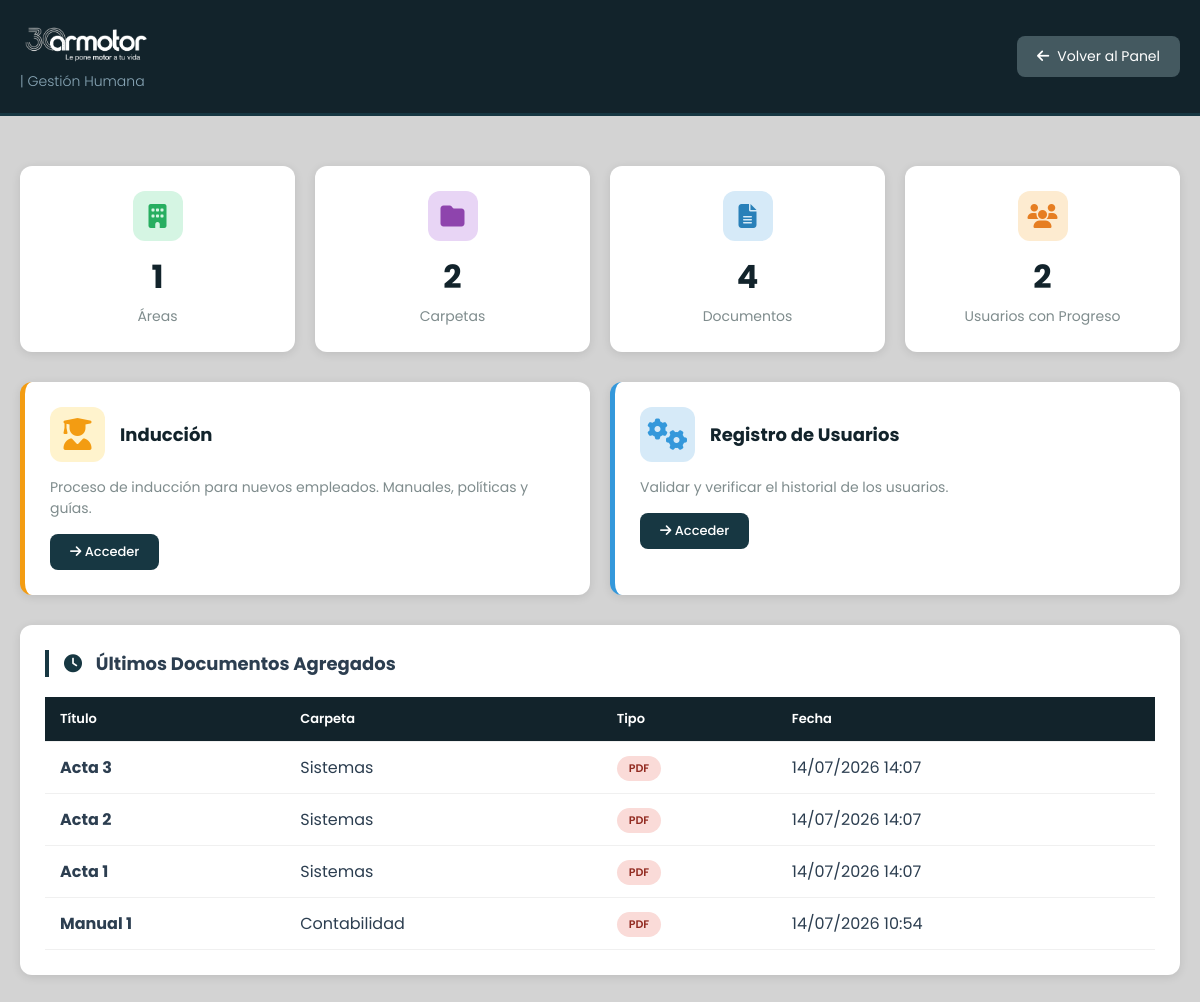
Page /admin/gestion_humana/index.php (signed in) on the committed database.
### tables this page shows
CREATE TABLE `documentos_gestion_humana` (
  `id` int NOT NULL AUTO_INCREMENT,
  `categoria_id` int NOT NULL,
  `titulo` varchar(200) NOT NULL,
  `descripcion` varchar(500) DEFAULT NULL,
  `tipo_archivo` enum('pdf','video','word','excel','link','imagen') DEFAULT 'pdf',
  `url` varchar(500) NOT NULL,
  `duracion_minutos` int DEFAULT NULL,
  `tamano_bytes` bigint DEFAULT NULL,
  `vistas` int DEFAULT '0',
  `orden` int DEFAULT '0',
  `activo` tinyint DEFAULT '1',
  `creado_por` int DEFAULT NULL,
  `fecha_creacion` datetime DEFAULT CURRENT_TIMESTAMP,
  PRIMARY KEY (`id`),
  KEY `categoria_id` (`categoria_id`),
  KEY `idx_activo` (`activo`),
  KEY `documentos_gestion_humana_ibfk_2` (`creado_por`),
  CONSTRAINT `documentos_gestion_humana_ibfk_1` FOREIGN KEY (`categoria_id`) REFERENCES `categorias_gestion_humana` (`id`) ON DELETE CASCADE,
  CONSTRAINT `documentos_gestion_humana_ibfk_2` FOREIGN KEY (`creado_por`) REFERENCES `usuarios` (`id`) ON DELETE SET NULL
);

CREATE TABLE `categorias_gestion_humana` (
  `id` int NOT NULL AUTO_INCREMENT,
  `nombre` varchar(100) NOT NULL,
  `descripcion` text,
  `tipo` enum('area','subarea','carpeta') DEFAULT 'area',
  `orden` int DEFAULT '0',
  `activo` tinyint DEFAULT '1',
  `padre_id` int DEFAULT NULL,
  `fecha_creacion` datetime DEFAULT CURRENT_TIMESTAMP,
  `quiz_url` varchar(500) DEFAULT NULL COMMENT 'URL del formulario de quiz',
  PRIMARY KEY (`id`),
  KEY `padre_id` (`padre_id`),
  CONSTRAINT `categorias_gestion_humana_ibfk_1` FOREIGN KEY (`padre_id`) REFERENCES `categorias_gestion_humana` (`id`) ON DELETE CASCADE
);

### admin/gestion_humana/index.php (the view, shortened to what this page needs)
<?php
require_once '../../includes/auth_check.php';
$stmt = $pdo->query("SELECT COUNT(*) as total FROM categorias_gestion_humana WHERE tipo = 'area'");
$total_areas = $stmt->fetch(PDO::FETCH_ASSOC)['total'];
$stmt = $pdo->query("SELECT COUNT(*) as total FROM categorias_gestion_humana WHERE tipo = 'carpeta'");
$total_carpetas = $stmt->fetch(PDO::FETCH_ASSOC)['total'];
$stmt = $pdo->query("SELECT COUNT(*) as total FROM documentos_gestion_humana");
$total_documentos = $stmt->fetch(PDO::FETCH_ASSOC)['total'];
$stmt = $pdo->query("SELECT COUNT(DISTINCT usuario_id) as total FROM progreso_gestion_humana");
$total_usuarios_progreso = $stmt->fetch(PDO::FETCH_ASSOC)['total'];
$stmt = $pdo->query("
    SELECT d.*, c.nombre as carpeta
    FROM documentos_gestion_humana d
    JOIN categorias_gestion_humana c ON d.categoria_id = c.id
    ORDER BY d.fecha_creacion DESC
    LIMIT 5
");
$ultimos_documentos = $stmt->fetchAll(PDO::FETCH_ASSOC);
?>
<!DOCTYPE html>
<html lang="es">
<head>
    <link rel="stylesheet" href="https://cdnjs.cloudflare.com/ajax/libs/font-awesome/6.5.1/css/all.min.css">
</head>
<body>
    <header class="header">
        <div class="container">
            <div class="logo">
                <img src="../../uploads/logo/30-años-blanco.webp" alt="logo intranet" style="display: flex; width: 130px;">
                <small>| Gestión Humana</small>
            </div>
            <a href="../index.php" class="btn-volver">
                <i class="fas fa-arrow-left"></i> Volver al Panel
            </a>
        </div>
    </header>
    <div class="container">
        <div class="dashboard-cards">
            <div class="card-dashboard">
                <div class="icon areas"><i class="fas fa-building"></i></div>
                <div class="numero"><?php echo $total_areas; ?></div>
                <div class="label">Áreas</div>
            </div>
            <div class="card-dashboard">
                <div class="icon carpetas"><i class="fas fa-folder"></i></div>
                <div class="numero"><?php echo $total_carpetas; ?></div>
                <div class="label">Carpetas</div>
            </div>
            <div class="card-dashboard">
                <div class="icon documentos"><i class="fas fa-file-alt"></i></div>
                <div class="numero"><?php echo $total_documentos; ?></div>
                <div class="label">Documentos</div>
            </div>
            <div class="card-dashboard">
                <div class="icon usuarios"><i class="fas fa-users"></i></div>
                <div class="numero"><?php echo $total_usuarios_progreso; ?></div>
                <div class="label">Usuarios con Progreso</div>
            </div>
        </div>
        <div class="modulos-grid">
            <a href="induccion/index.php" class="modulo-card induccion">
                <div class="modulo-icon">
                    <i class="fas fa-user-graduate"></i>
                    <div>
                        <h3>Inducción</h3>
                    </div>
                </div>
                <p>Proceso de inducción para nuevos empleados. Manuales, políticas y guías.</p>
                <span class="btn-acceder">
                    <i class="fas fa-arrow-right"></i> Acceder
                </span>
            </a>
            <a href="regis_usuarios/index.php" class="modulo-card administracion">
                <div class="modulo-icon">
                    <i class="fas fa-cogs"></i>
                    <div>
                        <h3>Registro de Usuarios</h3>
                    </div>
                </div>
                <p>Validar y verificar el historial de los usuarios.</p>
                <span class="btn-acceder">
                    <i class="fas fa-arrow-right"></i> Acceder
                </span>
            </a>
        </div>
        <div class="card">
            <h2><i class="fas fa-clock"></i> Últimos Documentos Agregados</h2>
            <?php if (empty($ultimos_documentos)): ?>
                <div class="empty-state">
                    <i class="fas fa-file-alt"></i>
                    <p>No hay documentos registrados aún.</p>
                </div>
            <?php else: ?>
                <div class="table-responsive">
                    <table>
                        <thead>
                            <tr>
                                <th>Título</th>
                                <th>Carpeta</th>
                                <th>Tipo</th>
                                <th>Fecha</th>
                            </tr>
                        </thead>
                        <tbody>
                            <?php foreach ($ultimos_documentos as $doc): ?>
                                <tr>
                                    <td><strong><?php echo htmlspecialchars($doc['titulo']); ?></strong></td>
                                    <td><?php echo htmlspecialchars($doc['carpeta']); ?></td>
                                    <td>
                                        <span class="badge badge-<?php echo $doc['tipo_archivo']; ?>">
                                            <?php echo strtoupper($doc['tipo_archivo']); ?>
                                        </span>
                                    </td>
                                    <td><?php echo date('d/m/Y H:i', strtotime($doc['fecha_creacion'])); ?></td>
                                </tr>
                            <?php endforeach; ?>
                        </tbody>
                    </table>
                </div>
            <?php endif; ?>
        </div>
    </div>
</body>
</html>

### admin/gestion_humana/index.php (style rules this page uses)
* { margin: 0; padding: 0; box-sizing: border-box; }
body { font-family: 'Poppins', sans-serif; background: #d3d3d3; color: #2c3e50; }
.container { max-width: 1200px; margin: 0 auto; padding: 20px; }
.header { background: #12232b; margin-bottom: 30px; border-bottom: 3px solid #173742; }
.header .container { display: flex; justify-content: space-between; align-items: center; }
.logo small { color: #8aa8b8; font-size: 14px; font-weight: 300; }
.btn-volver { background: #445960; color: white; padding: 10px 20px; text-decoration: none; border-radius: 8px; transition: all 0.3s ease; font-size: 14px; display: inline-flex; align-items: center; gap: 8px; }
.dashboard-cards { display: grid; grid-template-columns: repeat(auto-fit, minmax(200px, 1fr)); gap: 20px; margin-bottom: 30px; }
.card-dashboard { background: white; border-radius: 12px; padding: 25px 20px; text-align: center; box-shadow: 0 2px 10px rgba(0,0,0,0.1); transition: transform 0.3s; }
.card-dashboard .icon { width: 50px; height: 50px; border-radius: 12px; display: flex; align-items: center; justify-content: center; margin: 0 auto 12px; }
.card-dashboard .icon.areas { background: #d5f5e3; color: #27ae60; }
.card-dashboard .icon.carpetas { background: #e8d5f5; color: #8e44ad; }
.card-dashboard .icon.documentos { background: #d6eaf8; color: #2980b9; }
.card-dashboard .icon.usuarios { background: #fdebd0; color: #e67e22; }
.card-dashboard .icon i { font-size: 24px; }
.card-dashboard .numero { font-size: 32px; font-weight: 700; color: #12232b; }
.card-dashboard .label { font-size: 14px; color: #7f8c8d; margin-top: 5px; }
.modulos-grid { display: grid; grid-template-columns: repeat(auto-fit, minmax(280px, 1fr)); gap: 20px; margin-bottom: 30px; }
.modulo-card { background: white; border-radius: 12px; padding: 25px; box-shadow: 0 2px 10px rgba(0,0,0,0.1); transition: all 0.3s; text-decoration: none; color: #2c3e50; display: block; border-left: 5px solid #173742; }
.modulo-card .modulo-icon { display: flex; align-items: center; gap: 15px; margin-bottom: 15px; }
.modulo-card .modulo-icon i { font-size: 32px; color: #173742; width: 55px; height: 55px; background: #e8f0fe; border-radius: 12px; display: flex; align-items: center; justify-content: center; }
.modulo-card .modulo-icon h3 { font-size: 18px; color: #12232b; margin: 0; }
.modulo-card p { font-size: 14px; color: #7f8c8d; margin-bottom: 15px; }
.modulo-card .btn-acceder { display: inline-block; background: #173742; color: white; padding: 8px 20px; border-radius: 8px; font-size: 13px; font-weight: 500; transition: all 0.3s; }
.modulo-card.induccion { border-left-color: #f39c12; }
.modulo-card.induccion .modulo-icon i { background: #fff3cd; color: #f39c12; }
.modulo-card.administracion { border-left-color: #3498db; }
.modulo-card.administracion .modulo-icon i { background: #d6eaf8; color: #3498db; }
.card { background: white; border-radius: 12px; padding: 25px; margin-bottom: 30px; box-shadow: 0 2px 10px rgba(0,0,0,0.1); }
.card h2 { margin-bottom: 20px; border-left: 4px solid #173742; padding-left: 15px; font-size: 18px; }
.card h2 i { color: #173742; margin-right: 10px; }
.table-responsive { overflow-x: auto; }
table { width: 100%; border-collapse: collapse; }
th, td { padding: 12px 15px; text-align: left; border-bottom: 1px solid #f0f0f0; }
th { background: #12232b; color: white; font-weight: 600; font-size: 13px; }
.badge { padding: 4px 12px; border-radius: 20px; font-size: 11px; font-weight: 600; display: inline-block; }
.badge-pdf { background: #fadbd8; color: #922b21; }

### rows in the picture
documentos_gestion_humana: titulo "Acta 3", categoria.nombre "Sistemas", tipo_archivo "PDF", fecha_creacion "14/07/2026 14:07"
documentos_gestion_humana: titulo "Acta 2", categoria.nombre "Sistemas", tipo_archivo "PDF", fecha_creacion "14/07/2026 14:07"
documentos_gestion_humana: titulo "Acta 1", categoria.nombre "Sistemas", tipo_archivo "PDF", fecha_creacion "14/07/2026 14:07"
documentos_gestion_humana: titulo "Manual 1", categoria.nombre "Contabilidad", tipo_archivo "PDF", fecha_creacion "14/07/2026 10:54"

### other values in the picture
$total_areas "1"
$total_carpetas "2"
$total_documentos "4"
$total_usuarios_progreso "2"
